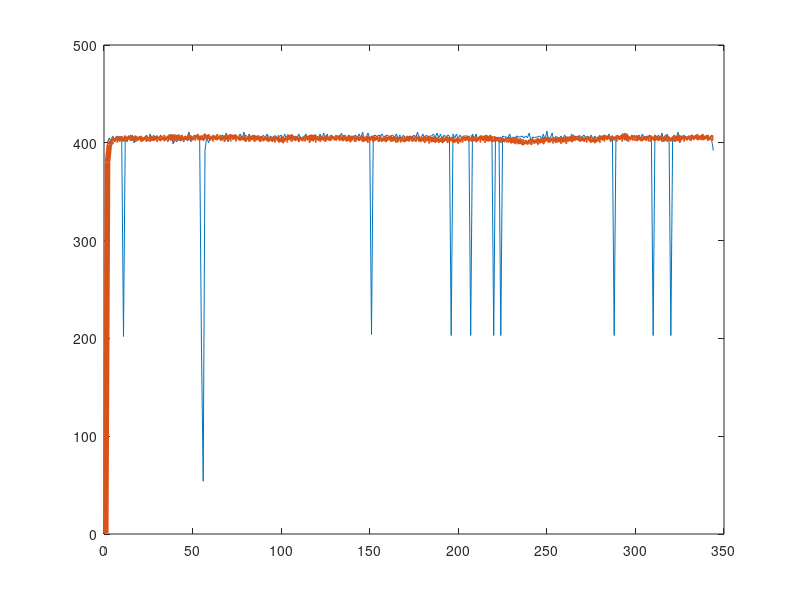

Write the MATLAB code that produced this figure.
rpmValues = [34, 401, 405, 400, 407, 401, 407, 402, 407, 403, 202, 407, 401, 406, 403, 408, 400, 406, 403, 406, 404, 405, 405, 408, 403, 409, 402, 408, 403, 407, 404, 407, 403, 405, 403, 406, 403, 409, 399, 404, 401, 403, 403, 407, 401, 407, 404, 411, 401, 406, 404, 406, 407, 405, 194, 54, 392, 406, 400, 405, 404, 405, 403, 405, 405, 404, 408, 404, 410, 401, 406, 406, 406, 406, 407, 404, 409, 403, 411, 401, 405, 409, 403, 408, 405, 407, 405, 406, 404, 408, 404, 409, 403, 407, 405, 407, 407, 405, 406, 408, 403, 409, 403, 408, 404, 407, 405, 407, 405, 409, 403, 406, 406, 409, 403, 408, 405, 407, 407, 407, 405, 409, 403, 410, 403, 409, 403, 406, 407, 405, 406, 407, 404, 410, 403, 408, 404, 408, 406, 407, 406, 408, 404, 409, 405, 411, 402, 406, 410, 405, 204, 406, 408, 406, 408, 407, 409, 405, 407, 408, 406, 407, 408, 405, 409, 404, 408, 402, 408, 404, 407, 406, 407, 405, 408, 405, 411, 403, 405, 409, 404, 408, 406, 407, 407, 409, 405, 410, 405, 409, 403, 408, 405, 408, 407, 203, 409, 405, 409, 404, 408, 404, 407, 407, 407, 406, 203, 409, 404, 409, 403, 407, 405, 406, 406, 408, 404, 408, 405, 203, 406, 405, 406, 203, 407, 406, 406, 405, 409, 404, 406, 405, 407, 406, 406, 407, 405, 407, 405, 410, 402, 406, 405, 406, 406, 407, 404, 409, 403, 412, 401, 405, 410, 401, 406, 406, 404, 407, 404, 408, 404, 406, 404, 409, 405, 407, 405, 407, 406, 406, 408, 404, 407, 405, 408, 403, 407, 405, 406, 404, 407, 403, 407, 405, 409, 401, 406, 203, 407, 406, 405, 408, 404, 410, 402, 407, 404, 406, 407, 406, 406, 408, 404, 409, 403, 407, 404, 408, 406, 203, 408, 404, 408, 404, 410, 401, 405, 409, 403, 203, 405, 408, 403, 411, 400, 405, 405, 406, 406, 405, 405, 406, 404, 408, 404, 407, 403, 408, 404, 406, 404, 405, 403, 392];
rpmValues2 = [1, 380, 398, 401, 402, 405, 403, 403, 406, 402, 405, 404, 406, 404, 405, 406, 403, 404, 406, 403, 404, 405, 403, 404, 405, 404, 403, 406, 403, 404, 406, 405, 403, 405, 406, 404, 403, 408, 403, 403, 408, 403, 405, 405, 406, 403, 406, 406, 404, 406, 405, 405, 406, 407, 403, 406, 406, 408, 404, 406, 404, 404, 407, 406, 404, 405, 406, 404, 403, 408, 404, 404, 408, 404, 404, 406, 406, 403, 406, 405, 403, 404, 407, 403, 404, 407, 403, 404, 404, 405, 403, 405, 405, 402, 405, 403, 403, 405, 405, 401, 403, 405, 403, 403, 408, 404, 403, 406, 403, 404, 403, 405, 404, 404, 407, 403, 402, 408, 403, 403, 406, 404, 403, 406, 404, 403, 406, 405, 404, 406, 405, 404, 405, 406, 405, 403, 406, 402, 404, 406, 404, 404, 403, 406, 403, 404, 406, 402, 403, 406, 403, 404, 406, 403, 404, 404, 405, 402, 404, 406, 403, 404, 406, 402, 403, 404, 403, 403, 404, 404, 402, 406, 403, 404, 405, 404, 403, 404, 405, 402, 403, 406, 402, 402, 406, 401, 404, 402, 404, 401, 403, 405, 402, 403, 405, 402, 403, 404, 401, 402, 404, 403, 403, 406, 403, 404, 405, 405, 402, 404, 405, 403, 403, 407, 403, 402, 407, 402, 404, 404, 404, 402, 404, 403, 402, 404, 403, 403, 403, 404, 400, 402, 403, 404, 399, 401, 401, 399, 402, 400, 401, 401, 403, 400, 401, 404, 400, 402, 405, 402, 403, 404, 402, 402, 403, 405, 401, 402, 405, 401, 402, 406, 402, 404, 405, 406, 403, 405, 405, 402, 405, 403, 403, 405, 404, 401, 403, 404, 402, 403, 407, 404, 404, 407, 404, 405, 404, 406, 404, 404, 407, 404, 404, 409, 403, 404, 406, 405, 405, 405, 405, 403, 405, 405, 403, 406, 404, 404, 404, 406, 405, 403, 406, 403, 404, 406, 405, 404, 403, 405, 403, 404, 407, 402, 404, 407, 404, 404, 406, 404, 405, 405, 407, 404, 406, 407, 404, 406, 407, 404, 405, 406, 405, 405, 406, 404, 404, 406, 404, 404, 405, 405, 403, 405, 406, 404, 405, 407, 403, 403, 406, 402, 405, 403, 405, 404, 404, 407, 404, 405, 407, 404, 405, 407, 405, 405, 407, 405, 404, 407, 404, 405, 406, 406, 404, 405, 406, 405, 404, 408, 404, 403, 407, 403, 405, 404, 404, 403, 404, 405, 402, 405, 405, 404, 406, 407, 403, 404, 404, 406, 403, 406, 404, 404, 406, 406, 404, 406, 406, 405, 405, 408, 404, 404, 407, 403, 405, 406, 405, 403, 405, 406, 403, 405, 407, 404, 404, 407, 403, 405, 405, 406, 404, 405, 407, 403, 406, 405, 404, 405, 404, 401, 402, 403, 402, 403, 407, 403, 403, 406, 403, 404, 403, 406, 404, 404, 408, 403, 403, 408, 403, 404, 406, 405, 405, 405, 406, 402, 406, 405, 404, 406, 404, 403, 404, 404, 404, 402, 405, 402, 403, 405, 404, 403, 404, 405, 403, 404, 406, 402, 404, 406, 402, 403, 405, 403, 403, 404, 405, 401, 404, 405, 402, 404, 405, 401, 403, 404, 402, 402, 402, 402, 400, 404, 402, 401, 402, 403, 400, 404, 404, 402, 404, 406, 402, 401, 405, 402, 404, 402, 404, 402, 401, 405, 401, 402, 406, 402, 401, 404, 402, 403, 404, 403, 403, 407, 404, 404, 405, 405, 402, 403, 404, 403, 402, 406, 403, 401, 406, 401, 403, 403, 404, 402, 403, 404, 402, 405, 405, 403, 403, 406, 403, 404, 405, 406, 403, 406, 406, 404, 406, 404, 405, 404, 405, 404, 404, 407, 403, 404, 408, 404, 404, 406, 406, 403, 406, 407, 405, 406, 408, 404, 404, 408, 403, 405, 405, 406, 404, 405, 408, 404, 407, 405, 405, 405, 403, 400, 401, 402, 403, 402, 406, 403, 402, 405, 402, 404, 402, 405, 402, 401, 406, 402, 401, 406, 402, 402, 403, 402, 401, 403, 404, 401, 405, 404, 403, 405, 404, 402, 403, 404, 404, 403, 405, 403, 403, 406, 403, 404, 404, 406, 404, 405, 408, 403, 405, 406, 403, 402, 404, 403, 405, 404, 406, 403, 405, 406, 403, 403, 406, 402, 402, 403, 403, 403, 403, 404, 402, 406, 403, 405, 406, 404, 402, 403, 405, 403, 403, 407, 403, 403, 406, 402, 404, 403, 405, 403, 403, 406, 402, 402, 407, 403, 402, 404, 403, 404, 405, 405, 403, 407, 404, 404, 405, 405, 403, 405, 406, 404, 404, 408, 405, 403, 408, 403, 405, 405, 405, 404, 405, 406, 403, 405, 405, 404, 404];
rpmCount = size(rpmValues);
rpmCount = rpmCount(2);

x = 1:rpmCount;

figure(1);
clf;
plot(x,rpmValues);
hold on;
plot(x, rpmValues2(1:rpmCount), 'LineWidth', 4);